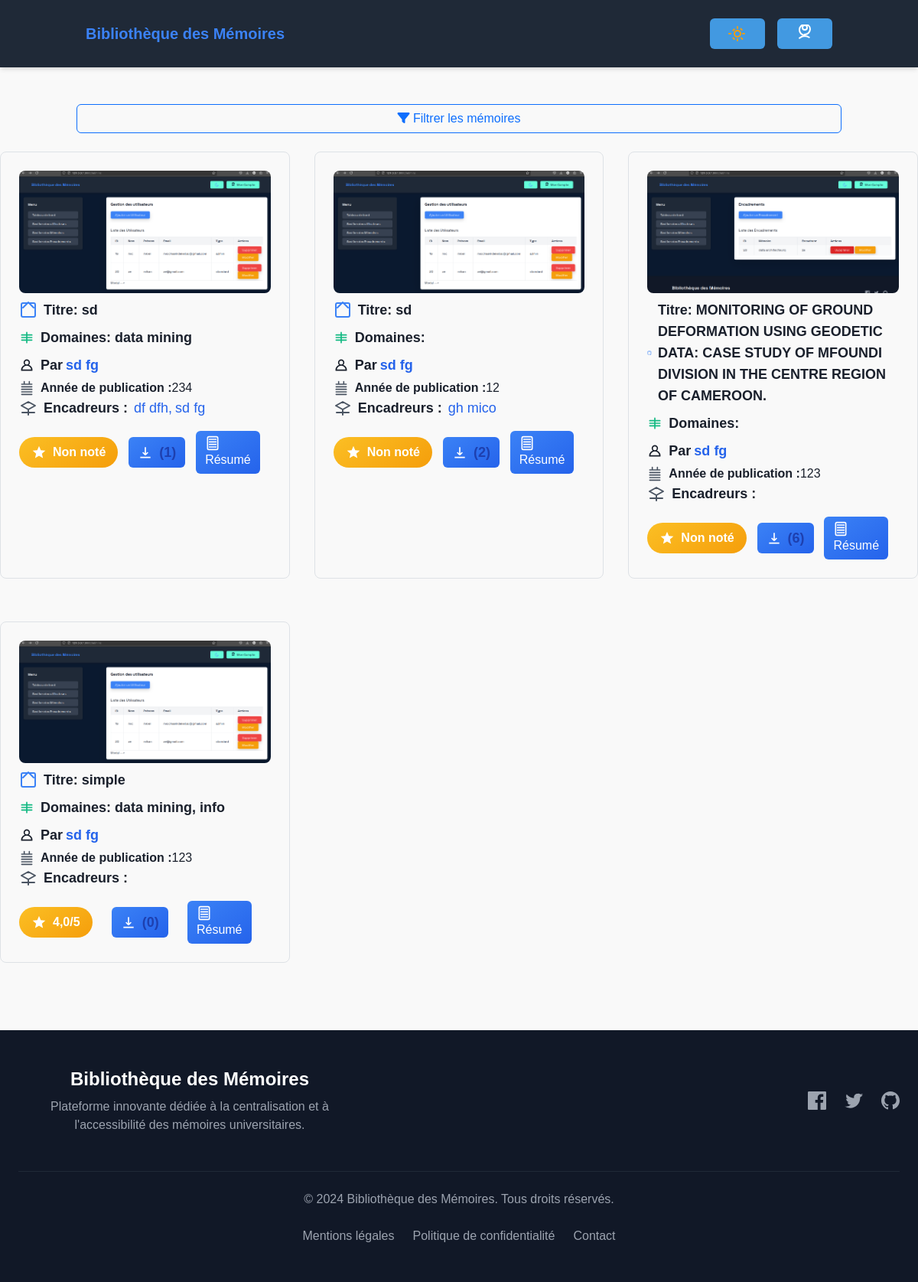
The app's page /liste_memoires/ (signed in) with its own data.
### memoire/models.py (models this page shows, shortened)
class Memoire(models.Model):
    titre = models.CharField(max_length=200)
    domaines = models.ManyToManyField(Domaine, related_name='memoires')
    annee_publication = models.PositiveIntegerField()
    images = models.ImageField(upload_to='memoires/images/', blank=True, null=True)
    auteur = models.ForeignKey(UserProfile, on_delete=models.CASCADE, related_name='memoires')
    resume = models.TextField()
    fichier_memoire = models.FileField(upload_to='memoires/pdf/', blank=False, null=False)

class Domaine(models.Model):
    nom = models.CharField(max_length=100, unique=True)

class UserProfile(models.Model):
    SEXE_CHOICES = [
        ('M', 'Masculin'),
        ('F', 'Féminin'),
        ('A', 'Autre'),
    ]
    TYPE_CHOICES = [
        ('standard', 'Standard'),
        ('admin', 'Administrateur'),
        ('superadmin', 'superAdministrateur'),
    ]
    nom = models.CharField(max_length=100)
    prenom = models.CharField(max_length=100)
    birthday = models.DateField()
    sexe = models.CharField(max_length=1, choices=SEXE_CHOICES)
    email = models.EmailField(unique=True)
    type = models.CharField(max_length=10, choices=TYPE_CHOICES)
    realisation_linkedin = models.URLField(max_length=200, blank=True, null=True)
    photo_profil = models.ImageField(upload_to='photos_profil/', blank=True, null=True)
    password = models.CharField(max_length=128)

### memoire/views.py (the view, shortened to what this page needs)
# urls.py: path('liste_memoires/', liste_memoires, name='liste_memoires'),
def liste_memoires(request):
    try:
        idp = request.session['user_id']
        user = UserProfile.objects.get(id=idp)
    except KeyError:
        return redirect('logout')
    try:
        memoires = Memoire.objects.prefetch_related(
            Prefetch(
                'encadrements',
                queryset=Encadrement.objects.select_related('encadrant'),
                to_attr='encadreur_list'
            ),
            'domaines',
            Prefetch(
                'notations',
                queryset=NotationCommentaire.objects.select_related('utilisateur'),
                to_attr='notations_list'
            ),
            'telechargements'
        ).select_related(
            'auteur'
        ).annotate(
            nbr_telechargements=Count('telechargements'),
            note_moyenne=Avg('notations__note'),
            nbr_notations=Count('notations'),
            nbr_commentaires=Count('notations')  # Vérifiez que cela compte correctement
        )
        query = request.GET.get('q')
        domaine_id = request.GET.get('domaine')
        annee = request.GET.get('annee')
        encadreur_id = request.GET.get('encadreur')
        auteur_id = request.GET.get('auteur')
        if domaine_id:
            memoires = memoires.filter(domaines__id=domaine_id)
        if annee:
            memoires = memoires.filter(annee_publication=annee)
        if encadreur_id:
            memoires = memoires.filter(encadrements__encadrant__id=encadreur_id)
        if auteur_id:
            memoires = memoires.filter(auteur__id=auteur_id)
        memoires_list = []
        for memoire in memoires:
            memoires_list.append({
                'id': memoire.id,
                'titre': memoire.titre,
                'annee_publication': memoire.annee_publication,
                'resume': memoire.resume,
                'auteur': {
                    'id': memoire.auteur.id,
                    'nom': memoire.auteur.nom,
                    'prenom': memoire.auteur.prenom,
                    'email': memoire.auteur.email,
                    'photo_profil': memoire.auteur.photo_profil.url if memoire.auteur.photo_profil else None,
                    'linkedin': memoire.auteur.realisation_linkedin
                },
                'domaines': [{
                    'id': domaine.id,
                    'nom': domaine.nom
                } for domaine in memoire.domaines.all()],
                'encadreurs': [{
                    'id': encadrement.encadrant.id,
                    'nom': encadrement.encadrant.nom,
                    'prenom': encadrement.encadrant.prenom,
                    'email': encadrement.encadrant.email,
                    'photo_profil': encadrement.encadrant.photo_profil.url if encadrement.encadrant.photo_profil else None,
                    'linkedin': encadrement.encadrant.realisation_linkedin
                } for encadrement in memoire.encadreur_list],
                'statistiques': {
                    'nbr_telechargements': memoire.nbr_telechargements,
                    'note_moyenne': round(memoire.note_moyenne, 2) if memoire.note_moyenne else 0,
                    'nbr_notations': memoire.nbr_notations,
                    'nbr_commentaires': memoire.nbr_commentaires  # Nombre de commentaires
                },
                'notations': [{
                    'utilisateur': {
                        'id': notation.utilisateur.id,
                        'nom': notation.utilisateur.nom,
                        'prenom': notation.utilisateur.prenom,
                        'linkedin': notation.utilisateur.realisation_linkedin,
                        'photo_profil': notation.utilisateur.photo_profil.url if notation.utilisateur.photo_profil else None
                    },
                    'note': notation.note,
                    'commentaire': notation.commentaire,
                    'date': notation.date_creation
                } for notation in memoire.notations_list],
                'telechargements': [{
                    'email': telechargement.emailt,
                    'date': telechargement.datet
                } for telechargement in memoire.telechargements.all()],
                'fichiers': {
                    'image': memoire.images.url if memoire.images else None,
                    'document': memoire.fichier_memoire.url if memoire.fichier_memoire else None
                }
            })
        domaines_uniques = Domaine.objects.all()
        annees_uniques = Memoire.objects.values_list('annee_publication', flat=True).distinct()
        encadreurs_uniques = UserProfile.objects.filter(encadrements__isnull=False).distinct()
        auteurs_uniques = UserProfile.objects.filter(memoires__isnull=False).distinct()
        context = {
            'memoires': memoires_list,
            'domaines': domaines_uniques,
            'annees': sorted(annees_uniques),
            'encadreurs': encadreurs_uniques,
            'auteurs': auteurs_uniques,
            'query_params': request.GET,
            'user': user
        }
        return render(request, 'memoire.html', context)
    except Exception as e:
        messages.error(request, f"Une erreur s'est produite: {str(e)}")
        return redirect('liste_memoires')

### Template/memoire.html (shortened to what this page needs)
{% extends 'base.html' %}
{% block content %}
<div class="container mt-5">
    <div class="mb-4">
        <button class="btn btn-outline-primary w-100" type="button" id="toggleFilterForm">
            <i class="fa fa-filter"></i> Filtrer les mémoires
        </button>
    </div>
</div>
    <div class="mb-4">
        <div class="grid md:grid-cols-2 lg:grid-cols-3 gap-8">
        {% for memoire in memoires %}
        <div  class="mb-4 border border-gray-700 dark:border-gray-600 rounded-lg p-4">
            {% if memoire.fichiers.image %}
            <div class="relative h-40 overflow-hidden rounded-lg">
                <img
                    src="{{ memoire.fichiers.image }}"
                    alt="{{ memoire.titre }}"
                    class="w-full h-full object-cover"
                >
            </div>
            {% endif %}
            <h2 class="text-lg font-semibold mt-2 mb-1 flex items-center">
                Titre: {{ memoire.titre }}
            </h2>
            <p class="text-lg font-semibold mt-2 mb-1 flex items-center">
                <svg class="w-5 h-5 mr-2 text-green-500 dark:text-green-300" fill="none" stroke="currentColor" viewBox="0 0 24 24" xmlns="http://www.w3.org/2000/svg">
                    <path stroke-linecap="round" stroke-linejoin="round" stroke-width="2" d="M12 4v16m-8-8h16M4 16h16M4 8h16" />
                </svg>
                Domaines:
                {% for domaine in memoire.domaines %}
                    {{ domaine.nom }}{% if not forloop.last %}, {% endif %}
                {% endfor %}
            </p>
            <p class="text-lg font-semibold mt-2 mb-1 flex items-center">
                <svg class="w-5 h-5 mr-2 text-orange-500 dark:text-orange-300" fill="none" stroke="currentColor" viewBox="0 0 24 24" xmlns="http://www.w3.org/2000/svg">
                    <path stroke-linecap="round" stroke-linejoin="round" stroke-width="2" d="M12 12c-4.418 0-8 3.582-8 8h16c0-4.418-3.582-8-8-8zM12 4a4 4 0 110 8 4 4 0 010-8z" />
                </svg>
                Par
                <a href="{{ memoire.auteur.linkedin }}" target="_blank" rel="noopener noreferrer" class="text-blue-600 dark:text-teal-300 ml-1">
                    {{ memoire.auteur.prenom }} {{ memoire.auteur.nom }}
                </a>
            </p>
                <p class="flex items-center">
                    <svg class="w-5 h-5 mr-2 text-gray-600" fill="none" stroke="currentColor" viewBox="0 0 24 24" xmlns="http://www.w3.org/2000/svg">
                        <path stroke-linecap="round" stroke-linejoin="round" stroke-width="2" d="M16 2v4M8 2v4M4 6h16M4 10h16M4 14h16M4 18h16M4 22h16" />
                    </svg>
                    <strong>Année de publication :</strong> {{ memoire.annee_publication }}
                </p>
                <p class="flex items-center text-lg">
                    <svg class="w-6 h-6 mr-2 text-gray-600" fill="none" stroke="currentColor" viewBox="0 0 24 24" xmlns="http://www.w3.org/2000/svg">
                        <path stroke-linecap="round" stroke-linejoin="round" stroke-width="2" d="M12 14l9-5-9-5-9 5 9 5zM12 14v7M4 18h16" />
                    </svg>
                    <strong class="mr-1">Encadreurs :</strong>
                    <span class="flex flex-wrap">
                        {% for encadreur in memoire.encadreurs %}
                            <a href="{{ encadreur.linkedin }}" target="_blank" rel="noopener noreferrer" class="text-blue-600 dark:text-teal-300 ml-1">
                                {{ encadreur.prenom }} {{ encadreur.nom }}{% if not forloop.last %}, {% endif %}
                            </a>
                        {% endfor %}
                    </span>
                </p>
            <div class="d-flex justify-content-between align-items-center mt-3">
                <button data-toggle="modal" data-target="#commentModal{{ memoire.id }}" title="Cliquez pour voir les commentaires">
                    <span class="note-badge">
                        <svg width="20" height="20" viewBox="0 0 24 24" fill="currentColor">
                            <path d="M12 17.27L18.18 21l-1.64-7.03L22 9.24l-7.19-.61L12 2 9.19 8.63 2 9.24l5.46 4.73L5.82 21z"/>
                        </svg>
                        {% if memoire.statistiques.note_moyenne > 0 %}
                                {{ memoire.statistiques.note_moyenne }}/5
                            {% else %}
                                Non noté
                            {% endif %}
                    </span>
                </button>
                <a
                href="{{ memoire.fichier_memoire.url }}"
                class="btn btn-info d-flex align-items-center gap-2"
                target="_blank"
                download="fichier.pdf"
                onclick="submitMemoireForm('{{ memoire.id }}')"
                title="Télécharger le fichier pdf"
            >
                <svg width="20" height="20" viewBox="0 0 24 24" fill="none" stroke="currentColor" stroke-width="2">
                    <path d="M12 4v12m0 0l-4-4m4 4l4-4M4 20h16"/>
                </svg>
                <span class="text-lg font-semibold text-blue-800">({{ memoire.statistiques.nbr_telechargements }})</span>
            </a>
<button class="btn btn-info" data-bs-toggle="modal" data-bs-target="#resumeModal{{ memoire.id }}">
    <svg width="20" height="20" viewBox="0 0 24 24" fill="none" stroke="currentColor" stroke-width="2" class="me-2">
        <path d="M6 2h12a2 2 0 012 2v16a2 2 0 01-2 2H6a2 2 0 01-2-2V4a2 2 0 012-2z"/>
        <path d="M6 6h12M6 10h12M6 14h12M6 18h12"/>
    </svg>
    Résumé
</button>
            </div>
        </div>
        {% endfor %}
    </div>
</div>
{% endblock %}

### Template/base.html (style rules this page uses)
:root { --bg-primary-light: #f9fafb; --bg-secondary-light: #ffffff; --text-primary-light: #1a202c; --text-secondary-light: #4a5568; --accent-primary-light: #4299e1; --bg-primary-dark: #0a192f; --bg-secondary-dark: #112240; --text-primary-dark: #e6f1ff; --text-secondary-dark: #8892b0; --accent-primary-dark: #64ffda; }
body { background-color: #f4f6f9; }
body { font-family: 'Space Grotesk', sans-serif; background-color: var(--bg-primary-light); color: var(--text-primary-light); transition: all 0.3s ease-in-out; }
body { font-family: Arial, sans-serif; background-color: #f9f9f9; }
.btn-info { background: linear-gradient(145deg, #3b82f6, #2563eb); border: none; color: white; transition: all 0.3s ease; }
.note-badge { background: linear-gradient(145deg, #fbbf24, #f59e0b); color: white; padding: 0.5rem 1rem; border-radius: 9999px; font-weight: 600; display: inline-flex; align-items: center; gap: 0.5rem; }

### records on screen
Memoire: titre "sd"
Domaine: nom "data mining" "data mining"
UserProfile: auteur.prenom "sd" "sd" "sd" "sd", auteur.nom "fg" "fg" "fg" "fg", prenom "sd", nom "fg"
UserProfile: prenom "df", nom "dfh"
Memoire: titre "sd"
UserProfile: prenom "gh", nom "mico"
Memoire: titre "MONITORING OF GROUND DEFORMATION USING GEODETIC DATA: CASE STUDY OF MFOUNDI DIVISION IN THE CENTRE REGION OF CAMEROON."
Memoire: titre "simple"
Domaine: nom "info"

### other values on screen
{{ memoire.annee_publication }} "234" "12" "123" "123"
{{ memoire.statistiques.nbr_telechargements }} "1" "2" "6" "0"
{{ memoire.statistiques.note_moyenne }} "4,0"
